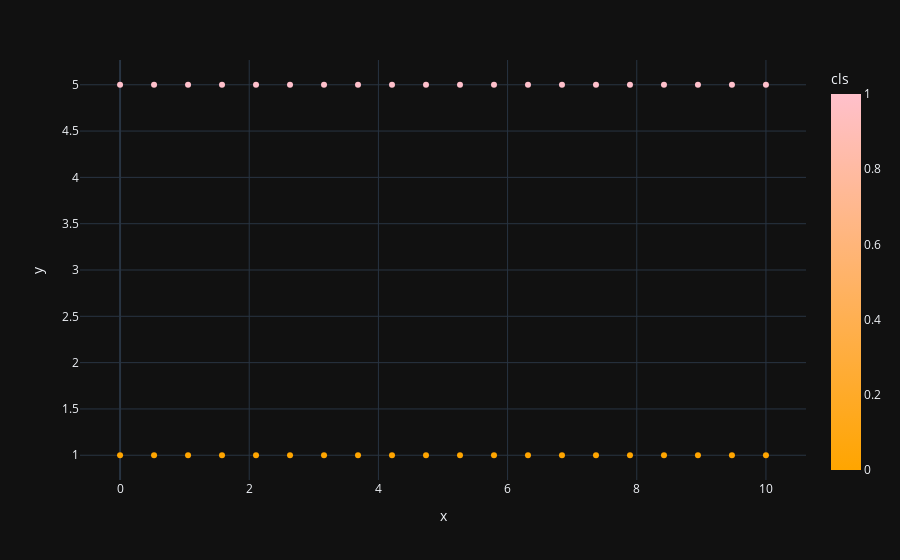

The notebook cell this image was saved under:
### Code cell
px.scatter(
    df,
    x='x',
    y='y',
    color='cls',
    color_continuous_scale=['orange', 'pink']
)

### Figure 1 — Plotly figure (JSON) as saved in the notebook; plotly's stock layout.template omitted (floating-point values rounded to 4 significant figures)
{"data": [{"hovertemplate": "x=%{x}<br>y=%{y}<br>cls=%{marker.color}<extra></extra>", "legendgroup": "", "marker": {"color": [0, 0, 0, 0, 0, 0, 0, 0, 0, 0, 0, 0, 0, 0, 0, 0, 0, 0, 0, 0, 1, 1, 1, 1, 1, 1, 1, 1, 1, 1, 1, 1, 1, 1, 1, 1, 1, 1, 1, 1], "coloraxis": "coloraxis", "symbol": "circle"}, "mode": "markers", "name": "", "orientation": "v", "showlegend": false, "type": "scatter", "x": [0.0, 0.5263, 1.053, 1.579, 2.105, 2.632, 3.158, 3.684, 4.211, 4.737, 5.263, 5.789, 6.316, 6.842, 7.368, 7.895, 8.421, 8.947, 9.474, 10.0, 0.0, 0.5263, 1.053, 1.579, 2.105, 2.632, 3.158, 3.684, 4.211, 4.737, 5.263, 5.789, 6.316, 6.842, 7.368, 7.895, 8.421, 8.947, 9.474, 10.0], "xaxis": "x", "y": [1, 1, 1, 1, 1, 1, 1, 1, 1, 1, 1, 1, 1, 1, 1, 1, 1, 1, 1, 1, 5, 5, 5, 5, 5, 5, 5, 5, 5, 5, 5, 5, 5, 5, 5, 5, 5, 5, 5, 5], "yaxis": "y"}], "layout": {"coloraxis": {"colorbar": {"title": {"text": "cls"}}, "colorscale": [[0, "orange"], [1, "pink"]]}, "legend": {"tracegroupgap": 0}, "margin": {"t": 60}, "xaxis": {"anchor": "y", "domain": [0, 1], "title": {"text": "x"}}, "yaxis": {"anchor": "x", "domain": [0, 1], "title": {"text": "y"}}}}
